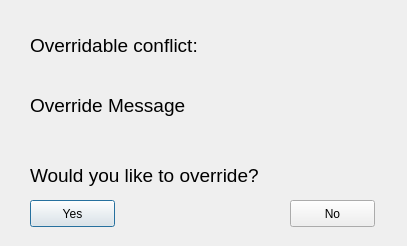
<?xml version="1.0" encoding="UTF-8"?>
<ui version="4.0">
 <class>Override_Dialog</class>
 <widget class="QDialog" name="Override_Dialog">
  <property name="geometry">
   <rect>
    <x>0</x>
    <y>0</y>
    <width>407</width>
    <height>246</height>
   </rect>
  </property>
  <property name="windowTitle">
   <string>Override</string>
  </property>
  <widget class="QLabel" name="override_constraint_message_label">
   <property name="geometry">
    <rect>
     <x>30</x>
     <y>60</y>
     <width>341</width>
     <height>91</height>
    </rect>
   </property>
   <property name="font">
    <font>
     <pointsize>14</pointsize>
    </font>
   </property>
   <property name="text">
    <string>Override Message</string>
   </property>
   <property name="wordWrap">
    <bool>true</bool>
   </property>
  </widget>
  <widget class="QLabel" name="override_message_label_1">
   <property name="geometry">
    <rect>
     <x>30</x>
     <y>30</y>
     <width>181</width>
     <height>31</height>
    </rect>
   </property>
   <property name="font">
    <font>
     <pointsize>14</pointsize>
    </font>
   </property>
   <property name="text">
    <string>Overridable conflict: </string>
   </property>
  </widget>
  <widget class="QLabel" name="override_message_label_2">
   <property name="geometry">
    <rect>
     <x>30</x>
     <y>160</y>
     <width>311</width>
     <height>31</height>
    </rect>
   </property>
   <property name="font">
    <font>
     <pointsize>14</pointsize>
    </font>
   </property>
   <property name="text">
    <string>Would you like to override?</string>
   </property>
  </widget>
  <widget class="QPushButton" name="override_yes_button">
   <property name="geometry">
    <rect>
     <x>30</x>
     <y>200</y>
     <width>85</width>
     <height>27</height>
    </rect>
   </property>
   <property name="text">
    <string>Yes</string>
   </property>
  </widget>
  <widget class="QPushButton" name="override_no_button">
   <property name="geometry">
    <rect>
     <x>290</x>
     <y>200</y>
     <width>85</width>
     <height>27</height>
    </rect>
   </property>
   <property name="text">
    <string>No</string>
   </property>
  </widget>
 </widget>
 <resources/>
 <connections/>
</ui>
